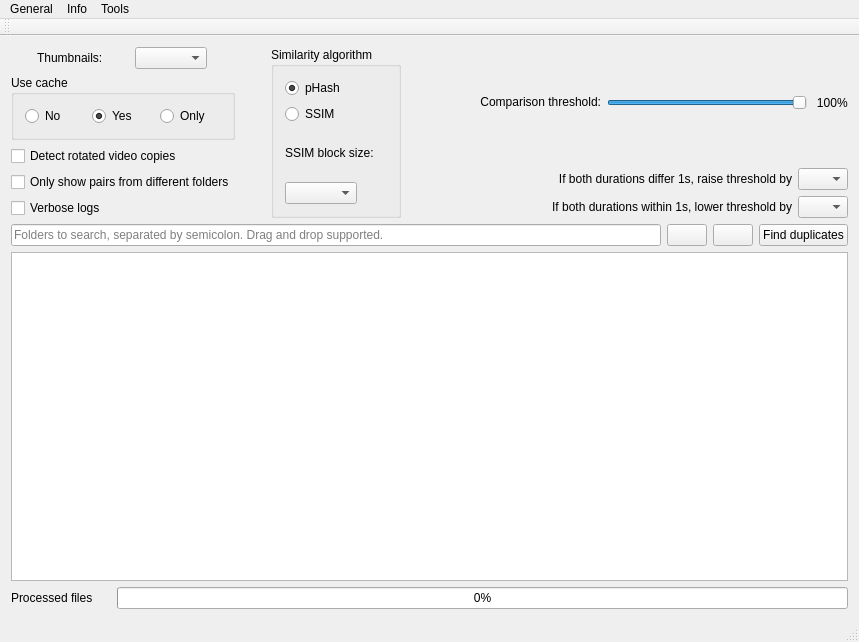
<?xml version="1.0" encoding="UTF-8"?>
<!-- Modified by leooooooooo, 2026 — derivative of theophanemayaud/video-simili-duplicate-cleaner (GPL v3). -->
<ui version="4.0">
 <class>MainWindow</class>
 <widget class="QMainWindow" name="MainWindow">
  <property name="geometry">
   <rect>
    <x>0</x>
    <y>0</y>
    <width>859</width>
    <height>642</height>
   </rect>
  </property>
  <property name="sizePolicy">
   <sizepolicy hsizetype="Preferred" vsizetype="Fixed">
    <horstretch>0</horstretch>
    <verstretch>0</verstretch>
   </sizepolicy>
  </property>
  <property name="acceptDrops">
   <bool>true</bool>
  </property>
  <property name="windowTitle">
   <string>Video simili duplicate cleaner</string>
  </property>
  <widget class="QWidget" name="centralWidget">
   <property name="sizePolicy">
    <sizepolicy hsizetype="Fixed" vsizetype="Preferred">
     <horstretch>0</horstretch>
     <verstretch>0</verstretch>
    </sizepolicy>
   </property>
   <layout class="QVBoxLayout" name="verticalLayout">
    <item>
     <layout class="QHBoxLayout" name="horizontalLayout_4">
      <property name="topMargin">
       <number>0</number>
      </property>
      <property name="rightMargin">
       <number>0</number>
      </property>
      <item>
       <layout class="QVBoxLayout" name="verticalLayout_2">
        <property name="topMargin">
         <number>0</number>
        </property>
        <property name="rightMargin">
         <number>0</number>
        </property>
        <item>
         <layout class="QHBoxLayout" name="horizontalLayout_2">
          <item>
           <widget class="QLabel" name="label_2">
            <property name="sizePolicy">
             <sizepolicy hsizetype="Maximum" vsizetype="Maximum">
              <horstretch>0</horstretch>
              <verstretch>0</verstretch>
             </sizepolicy>
            </property>
            <property name="text">
             <string>Thumbnails:</string>
            </property>
           </widget>
          </item>
          <item>
           <widget class="QComboBox" name="selectThumbnails">
            <property name="sizePolicy">
             <sizepolicy hsizetype="Maximum" vsizetype="Fixed">
              <horstretch>0</horstretch>
              <verstretch>0</verstretch>
             </sizepolicy>
            </property>
            <property name="toolTip">
             <string>&lt;nobr&gt;CutEnds finds videos where beginning or end is cut off&lt;/nobr&gt;&lt;br&gt;&lt;nobr&gt;2x2 is usually enough to find identical videos, but&lt;/nobr&gt;
&lt;br&gt;&lt;nobr&gt;every mode will have slightly different results. More = slower&lt;/nobr&gt;</string>
            </property>
           </widget>
          </item>
         </layout>
        </item>
        <item>
         <widget class="QGroupBox" name="groupBox_UseCache">
          <property name="title">
           <string>Use cache</string>
          </property>
          <layout class="QHBoxLayout" name="horizontalLayout_6">
           <item>
            <widget class="QRadioButton" name="radio_UseCacheNo">
             <property name="toolTip">
              <string>Videos will not be stored or loaded from cache</string>
             </property>
             <property name="text">
              <string>No</string>
             </property>
            </widget>
           </item>
           <item>
            <widget class="QRadioButton" name="radio_UseCacheYes">
             <property name="toolTip">
              <string>New videos will be cached and already cached ones will be used</string>
             </property>
             <property name="text">
              <string>Yes</string>
             </property>
             <property name="checked">
              <bool>true</bool>
             </property>
            </widget>
           </item>
           <item>
            <widget class="QRadioButton" name="radio_UseCacheOnly">
             <property name="toolTip">
              <string>Only videos already cached will be compared</string>
             </property>
             <property name="text">
              <string>Only</string>
             </property>
            </widget>
           </item>
          </layout>
         </widget>
        </item>
        <item>
         <widget class="QCheckBox" name="detectRotatedCopiesCheckbox">
          <property name="toolTip">
           <string>Also compare 90°, 180°, and 270° fingerprints. This can add fingerprinting and comparison work.</string>
          </property>
          <property name="text">
           <string>Detect rotated video copies</string>
          </property>
         </widget>
        </item>
        <item>
         <widget class="QCheckBox" name="onlyDifferentFoldersCheckbox">
          <property name="toolTip">
           <string>Only show duplicate pairs whose two files are in different folders.</string>
          </property>
          <property name="text">
           <string>Only show pairs from different folders</string>
          </property>
         </widget>
        </item>
        <item>
         <widget class="QCheckBox" name="verboseCheckbox">
          <property name="toolTip">
           <string>&lt;html&gt;&lt;head/&gt;&lt;body&gt;&lt;p&gt;List all processed video names.  &lt;/p&gt;&lt;p&gt;Errors will be listed in any case.&lt;/p&gt;&lt;p&gt;All logs will be kept in log files.&lt;/p&gt;&lt;/body&gt;&lt;/html&gt;</string>
          </property>
          <property name="toolTipDuration">
           <number>-1</number>
          </property>
          <property name="locale">
           <locale language="English" country="UnitedStates"/>
          </property>
          <property name="text">
           <string>Verbose logs</string>
          </property>
         </widget>
        </item>
       </layout>
      </item>
      <item>
       <spacer name="horizontalSpacer">
        <property name="orientation">
         <enum>Qt::Horizontal</enum>
        </property>
        <property name="sizeType">
         <enum>QSizePolicy::Preferred</enum>
        </property>
        <property name="sizeHint" stdset="0">
         <size>
          <width>30</width>
          <height>20</height>
         </size>
        </property>
       </spacer>
      </item>
      <item>
       <widget class="QGroupBox" name="groupBox">
        <property name="title">
         <string>Similarity algorithm</string>
        </property>
        <layout class="QVBoxLayout" name="verticalLayout_6">
         <item>
          <widget class="QRadioButton" name="selectPhash">
           <property name="sizePolicy">
            <sizepolicy hsizetype="Maximum" vsizetype="Fixed">
             <horstretch>0</horstretch>
             <verstretch>0</verstretch>
            </sizepolicy>
           </property>
           <property name="toolTip">
            <string>Perceptual hashing algorithm</string>
           </property>
           <property name="text">
            <string>pHash</string>
           </property>
           <property name="checked">
            <bool>true</bool>
           </property>
          </widget>
         </item>
         <item>
          <widget class="QRadioButton" name="selectSSIM">
           <property name="sizePolicy">
            <sizepolicy hsizetype="Maximum" vsizetype="Fixed">
             <horstretch>0</horstretch>
             <verstretch>0</verstretch>
            </sizepolicy>
           </property>
           <property name="toolTip">
            <string>Structural similarity algorithm. Slighly more accurate, much slower</string>
           </property>
           <property name="text">
            <string>SSIM</string>
           </property>
          </widget>
         </item>
         <item>
          <widget class="QLabel" name="label_3">
           <property name="toolTip">
            <string/>
           </property>
           <property name="text">
            <string>SSIM block size:</string>
           </property>
          </widget>
         </item>
         <item>
          <widget class="QComboBox" name="blocksizeCombo">
           <property name="sizePolicy">
            <sizepolicy hsizetype="Maximum" vsizetype="Fixed">
             <horstretch>0</horstretch>
             <verstretch>0</verstretch>
            </sizepolicy>
           </property>
           <property name="toolTip">
            <string>Smaller block size is more accurate, but slower</string>
           </property>
          </widget>
         </item>
        </layout>
       </widget>
      </item>
      <item>
       <spacer name="horizontalSpacer_2">
        <property name="orientation">
         <enum>Qt::Horizontal</enum>
        </property>
        <property name="sizeHint" stdset="0">
         <size>
          <width>40</width>
          <height>20</height>
         </size>
        </property>
       </spacer>
      </item>
      <item>
       <layout class="QVBoxLayout" name="verticalLayout_3">
        <property name="spacing">
         <number>0</number>
        </property>
        <property name="topMargin">
         <number>0</number>
        </property>
        <property name="bottomMargin">
         <number>0</number>
        </property>
        <item>
         <layout class="QHBoxLayout" name="horizontalLayout_5">
          <property name="spacing">
           <number>0</number>
          </property>
          <property name="bottomMargin">
           <number>10</number>
          </property>
          <item>
           <widget class="QLabel" name="label">
            <property name="sizePolicy">
             <sizepolicy hsizetype="Maximum" vsizetype="Maximum">
              <horstretch>0</horstretch>
              <verstretch>0</verstretch>
             </sizepolicy>
            </property>
            <property name="text">
             <string>Comparison threshold:</string>
            </property>
            <property name="alignment">
             <set>Qt::AlignRight|Qt::AlignTrailing|Qt::AlignVCenter</set>
            </property>
           </widget>
          </item>
          <item>
           <spacer name="thresholdLabelSpacer">
            <property name="orientation">
             <enum>Qt::Horizontal</enum>
            </property>
            <property name="sizeType">
             <enum>QSizePolicy::Fixed</enum>
            </property>
            <property name="sizeHint" stdset="0">
             <size>
              <width>6</width>
              <height>20</height>
             </size>
            </property>
           </spacer>
          </item>
          <item>
           <widget class="QSlider" name="thresholdSlider">
            <property name="sizePolicy">
             <sizepolicy hsizetype="Maximum" vsizetype="Fixed">
              <horstretch>0</horstretch>
              <verstretch>0</verstretch>
             </sizepolicy>
            </property>
            <property name="minimumSize">
             <size>
              <width>200</width>
              <height>1</height>
             </size>
            </property>
            <property name="minimum">
             <number>1</number>
            </property>
            <property name="maximum">
             <number>100</number>
            </property>
            <property name="pageStep">
             <number>8</number>
            </property>
            <property name="value">
             <number>100</number>
            </property>
            <property name="orientation">
             <enum>Qt::Horizontal</enum>
            </property>
           </widget>
          </item>
          <item>
           <widget class="QLabel" name="threshPercent">
            <property name="minimumSize">
             <size>
              <width>30</width>
              <height>0</height>
             </size>
            </property>
            <property name="text">
             <string>100</string>
            </property>
            <property name="alignment">
             <set>Qt::AlignRight|Qt::AlignTrailing|Qt::AlignVCenter</set>
            </property>
           </widget>
          </item>
          <item>
           <widget class="QLabel" name="label_4">
            <property name="text">
             <string>%</string>
            </property>
           </widget>
          </item>
         </layout>
        </item>
        <item>
         <layout class="QGridLayout" name="gridLayout">
          <property name="verticalSpacing">
           <number>6</number>
          </property>
          <item row="1" column="0">
           <widget class="QLabel" name="sameDurationModifierLabel">
            <property name="text">
             <string>If both durations within 1s, lower threshold by</string>
            </property>
            <property name="alignment">
             <set>Qt::AlignRight|Qt::AlignTrailing|Qt::AlignVCenter</set>
            </property>
           </widget>
          </item>
          <item row="1" column="1">
           <widget class="QComboBox" name="sameDurationCombo">
            <property name="sizePolicy">
             <sizepolicy hsizetype="Preferred" vsizetype="Fixed">
              <horstretch>0</horstretch>
              <verstretch>0</verstretch>
             </sizepolicy>
            </property>
            <property name="minimumSize">
             <size>
              <width>0</width>
              <height>0</height>
             </size>
            </property>
            <property name="maximumSize">
             <size>
              <width>50</width>
              <height>16777215</height>
             </size>
            </property>
            <property name="toolTip">
             <string>&lt;nobr&gt;How important it is that same length videos should match&lt;/nobr&gt;&lt;br&gt;&lt;nobr&gt;Avoid false positives by increasing comparison threshold&lt;/nobr&gt;&lt;br&gt;&lt;nobr&gt;at the same time you increase this value&lt;/nobr&gt;</string>
            </property>
            <property name="layoutDirection">
             <enum>Qt::LeftToRight</enum>
            </property>
           </widget>
          </item>
          <item row="0" column="1">
           <widget class="QComboBox" name="differentDurationCombo">
            <property name="maximumSize">
             <size>
              <width>50</width>
              <height>16777215</height>
             </size>
            </property>
            <property name="toolTip">
             <string>&lt;nobr&gt;How important it is that different length videos should not match&lt;/nobr&gt;</string>
            </property>
           </widget>
          </item>
          <item row="0" column="0">
           <widget class="QLabel" name="differentDurationModifierLabel">
            <property name="layoutDirection">
             <enum>Qt::LeftToRight</enum>
            </property>
            <property name="text">
             <string>If both durations differ 1s, raise threshold by</string>
            </property>
            <property name="alignment">
             <set>Qt::AlignRight|Qt::AlignTrailing|Qt::AlignVCenter</set>
            </property>
           </widget>
          </item>
         </layout>
        </item>
       </layout>
      </item>
     </layout>
    </item>
    <item>
     <layout class="QHBoxLayout" name="horizontalLayout">
      <item>
       <widget class="QLineEdit" name="directoryBox">
        <property name="placeholderText">
         <string>Folders to search, separated by semicolon. Drag and drop supported.</string>
        </property>
        <property name="clearButtonEnabled">
         <bool>true</bool>
        </property>
       </widget>
      </item>
      <item>
       <widget class="QPushButton" name="browseFolders">
        <property name="sizePolicy">
         <sizepolicy hsizetype="Fixed" vsizetype="Fixed">
          <horstretch>0</horstretch>
          <verstretch>0</verstretch>
         </sizepolicy>
        </property>
        <property name="maximumSize">
         <size>
          <width>40</width>
          <height>16777215</height>
         </size>
        </property>
        <property name="text">
         <string/>
        </property>
       </widget>
      </item>
      <item>
       <widget class="QPushButton" name="browseApplePhotos">
        <property name="enabled">
         <bool>true</bool>
        </property>
        <property name="sizePolicy">
         <sizepolicy hsizetype="Fixed" vsizetype="Fixed">
          <horstretch>0</horstretch>
          <verstretch>0</verstretch>
         </sizepolicy>
        </property>
        <property name="maximumSize">
         <size>
          <width>40</width>
          <height>16777215</height>
         </size>
        </property>
        <property name="toolTip">
         <string>Select Apple Photos Library</string>
        </property>
        <property name="text">
         <string/>
        </property>
        <property name="icon">
         <iconset resource="files.qrc">
          <normaloff>:/static-ressources/apple-photos-icon.png</normaloff>:/static-ressources/apple-photos-icon.png</iconset>
        </property>
       </widget>
      </item>
      <item>
       <widget class="QPushButton" name="findDuplicates">
        <property name="text">
         <string>Find duplicates</string>
        </property>
       </widget>
      </item>
     </layout>
    </item>
    <item>
     <widget class="QTextEdit" name="statusBox">
      <property name="sizePolicy">
       <sizepolicy hsizetype="Expanding" vsizetype="Expanding">
        <horstretch>0</horstretch>
        <verstretch>0</verstretch>
       </sizepolicy>
      </property>
      <property name="minimumSize">
       <size>
        <width>0</width>
        <height>281</height>
       </size>
      </property>
      <property name="toolTip">
       <string>Print all found video names</string>
      </property>
      <property name="readOnly">
       <bool>true</bool>
      </property>
     </widget>
    </item>
    <item>
     <layout class="QHBoxLayout" name="horizontalLayout_3">
      <property name="topMargin">
       <number>0</number>
      </property>
      <item>
       <widget class="QLabel" name="processedFiles">
        <property name="sizePolicy">
         <sizepolicy hsizetype="Minimum" vsizetype="Preferred">
          <horstretch>0</horstretch>
          <verstretch>0</verstretch>
         </sizepolicy>
        </property>
        <property name="minimumSize">
         <size>
          <width>100</width>
          <height>0</height>
         </size>
        </property>
        <property name="text">
         <string>Processed files</string>
        </property>
       </widget>
      </item>
      <item>
       <widget class="QProgressBar" name="progressBar">
        <property name="value">
         <number>0</number>
        </property>
       </widget>
      </item>
     </layout>
    </item>
   </layout>
  </widget>
  <widget class="QMenuBar" name="menuBar">
   <property name="geometry">
    <rect>
     <x>0</x>
     <y>0</y>
     <width>859</width>
     <height>37</height>
    </rect>
   </property>
   <widget class="QMenu" name="menuGeneral">
    <property name="title">
     <string>General</string>
    </property>
    <addaction name="actionAbout"/>
   </widget>
   <widget class="QMenu" name="menuTools">
    <property name="title">
     <string>Tools</string>
    </property>
    <addaction name="actionEmpty_cache"/>
    <addaction name="actionSet_custom_cache_location"/>
    <addaction name="actionRestore_default_cache_location"/>
    <addaction name="separator"/>
    <addaction name="actionChange_trash_folder"/>
    <addaction name="actionEnable_direct_deletion_instead_of_trash"/>
    <addaction name="actionRestoreMoveToTrash"/>
    <addaction name="separator"/>
    <addaction name="actionSelect_folder_to_move_error_videos"/>
    <addaction name="actionRestore_simple_skip_of_error_videos"/>
    <addaction name="separator"/>
    <addaction name="actionOpen_logs_folder"/>
    <addaction name="actionDelete_log_files"/>
    <addaction name="separator"/>
    <addaction name="actionRestore_all_settings"/>
   </widget>
   <widget class="QMenu" name="menuInfo">
    <property name="title">
     <string>Info</string>
    </property>
    <addaction name="actionCredits"/>
    <addaction name="actionContact"/>
   </widget>
   <addaction name="menuGeneral"/>
   <addaction name="menuInfo"/>
   <addaction name="menuTools"/>
  </widget>
  <widget class="QToolBar" name="mainToolBar">
   <attribute name="toolBarArea">
    <enum>TopToolBarArea</enum>
   </attribute>
   <attribute name="toolBarBreak">
    <bool>false</bool>
   </attribute>
  </widget>
  <widget class="QStatusBar" name="statusBar"/>
  <action name="actionAbout">
   <property name="text">
    <string>About</string>
   </property>
  </action>
  <action name="actionEmpty_cache">
   <property name="enabled">
    <bool>true</bool>
   </property>
   <property name="text">
    <string>Empty cache</string>
   </property>
  </action>
  <action name="actionCredits">
   <property name="text">
    <string>Credits</string>
   </property>
  </action>
  <action name="actionContact">
   <property name="text">
    <string>Contact</string>
   </property>
  </action>
  <action name="actionChange_trash_folder">
   <property name="text">
    <string>Select folder instead of trash</string>
   </property>
  </action>
  <action name="actionRestoreMoveToTrash">
   <property name="enabled">
    <bool>false</bool>
   </property>
   <property name="text">
    <string>Restore move to trash behavior</string>
   </property>
  </action>
  <action name="actionSet_custom_cache_location">
   <property name="text">
    <string>Set custom cache location</string>
   </property>
  </action>
  <action name="actionRestore_default_cache_location">
   <property name="enabled">
    <bool>true</bool>
   </property>
   <property name="text">
    <string>Restore default cache location</string>
   </property>
  </action>
  <action name="actionEnable_direct_deletion_instead_of_trash">
   <property name="enabled">
    <bool>true</bool>
   </property>
   <property name="text">
    <string>Enable direct deletion instead of trash</string>
   </property>
  </action>
  <action name="actionRestore_all_settings">
   <property name="text">
    <string>Restore all settings</string>
   </property>
  </action>
  <action name="actionOpen_logs_folder">
   <property name="text">
    <string>Open logs folder</string>
   </property>
  </action>
  <action name="actionDelete_log_files">
   <property name="text">
    <string>Delete log files</string>
   </property>
  </action>
  <action name="actionSelect_folder_to_move_error_videos">
   <property name="text">
    <string>Select folder to move error videos</string>
   </property>
  </action>
  <action name="actionRestore_simple_skip_of_error_videos">
   <property name="enabled">
    <bool>false</bool>
   </property>
   <property name="text">
    <string>Restore simple skip of error videos</string>
   </property>
  </action>
 </widget>
 <layoutdefault spacing="6" margin="11"/>
 <resources>
  <include location="files.qrc"/>
 </resources>
 <connections/>
</ui>
